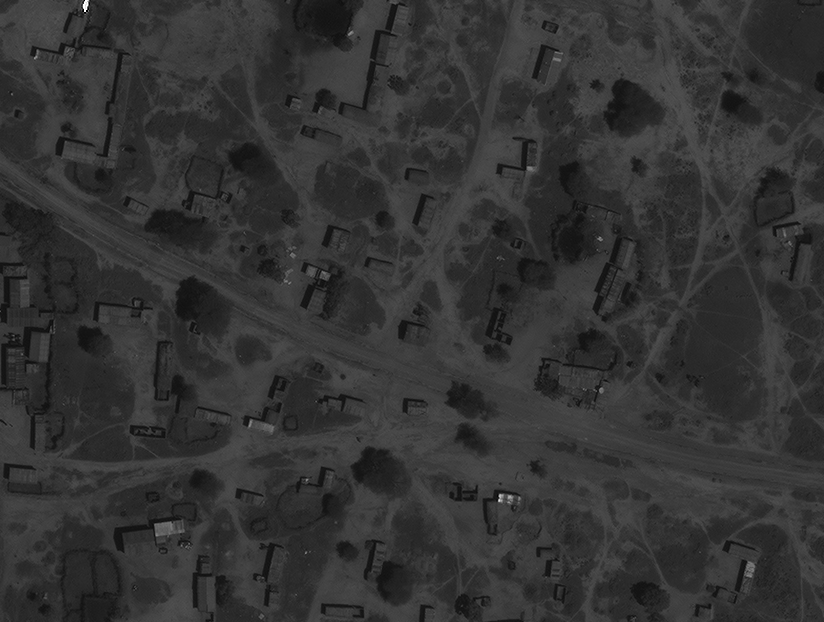
#> input picture live/original.png, 824 x 622 px; the run also reads 1 picture not shown here
$ python live.py
#> lines starting #> are read from the running program, lines starting #| are printed output that depends on the picture
from __future__ import print_function
from PIL import Image
import numpy as np


def save(arr, path):
    # save an image
    newarr = 0.+arr
    newarr -= min(map(min, arr))
    newarr *= 255. / (max(map(max, arr)))
    Image.fromarray(arr).convert('L').save(path)


# load input file into numpy array
orig = Image.open("original.png")
#> orig is the input picture: PIL image 824x622 L; min 0, max 255, mean 51.5
orig = np.array(orig)
save(orig, "out/1_input.png")

# load target file into numpy array
targ = Image.open("target.png")
targ = np.array(targ)
save(targ, "out/2_target.png")

# FFT original
origft = np.fft.fft2(orig)
origft = np.fft.fftshift(origft)
save(np.log(np.abs(origft)), "out/3_original_ft.png")
#> call 3 of save, with path = 'out/3_original_ft.png'
#> in save (call 3), `newarr = 0.+arr`:
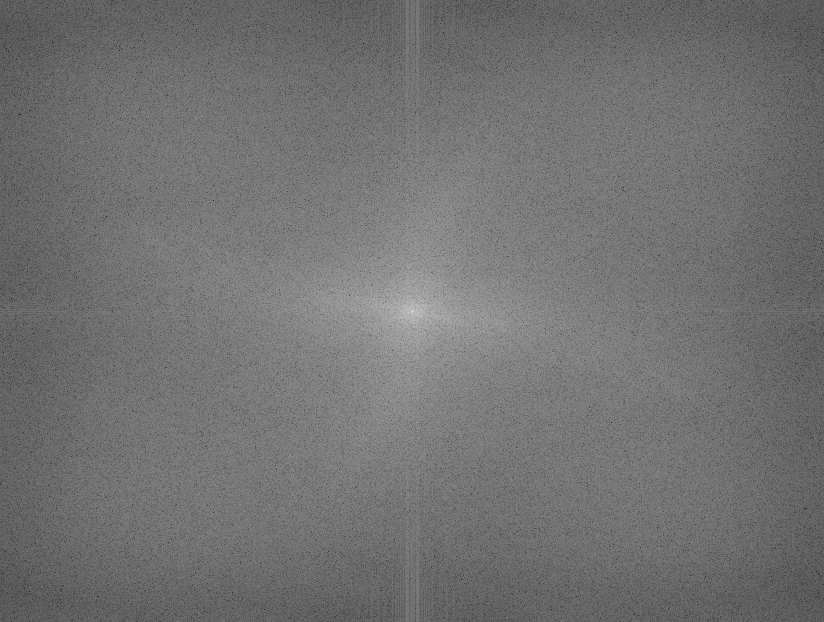
#> newarr: shape (622, 824) float64; min -0.343, max 17.09, mean 7.46; drawn with min black and max white
origft = np.fft.ifftshift(origft)

# FFT target
targft = np.fft.fft2(targ)
targft = np.fft.fftshift(targft)
save(np.log(np.abs(targft)), "out/4_target_ft.png")
targft = np.fft.ifftshift(targft)

# divide target/origin
maskft = targft / origft
maskft = np.fft.fftshift(maskft)
save(np.abs(maskft)*100, "out/5_mask_ft.png")
#> in save (call 5), `newarr = 0.+arr`:
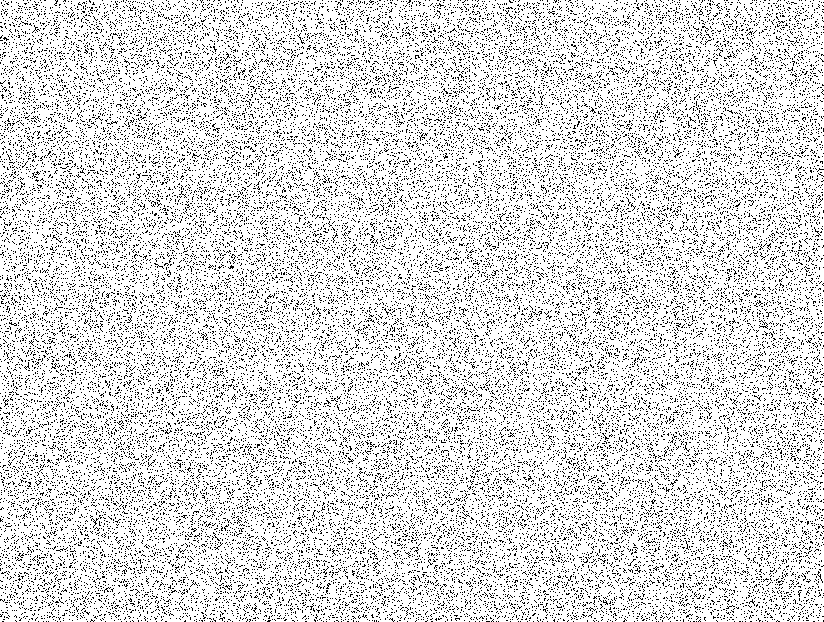
#> newarr: shape (622, 824) float64; values 100 (black) and 100 (white), 86.1% white; black in thin lines or dots
#> in save (call 5), `newarr -= min(map(min, arr))`: newarr: shape (622, 824) float64; values 0 (black) and 1.42e-14 (white), 86.1% white; black in thin lines or dots
#> in save (call 5), `newarr *= 255. / (max(map(max, arr)))`: newarr: shape (622, 824) float64; values 0 (black) and 3.62e-14 (white), 86.1% white; black in thin lines or dots
save(np.log(np.abs(maskft))*100, "out/5_mask_ftlog.png")
#> in save (call 6), `newarr = 0.+arr`: newarr: shape (622, 824) float64; values -1.11e-14 (black) and 0 (white), 86.1% white; black in thin lines or dots
#> in save (call 6), `newarr -= min(map(min, arr))`: newarr: shape (622, 824) float64; values 0 (black) and 1.11e-14 (white), 86.1% white; black in thin lines or dots
#> in save (call 6), `newarr *= 255. / (max(map(max, arr)))`: newarr: shape (622, 824) float64; every value is NaN or infinite
maskft = np.fft.ifftshift(maskft)
